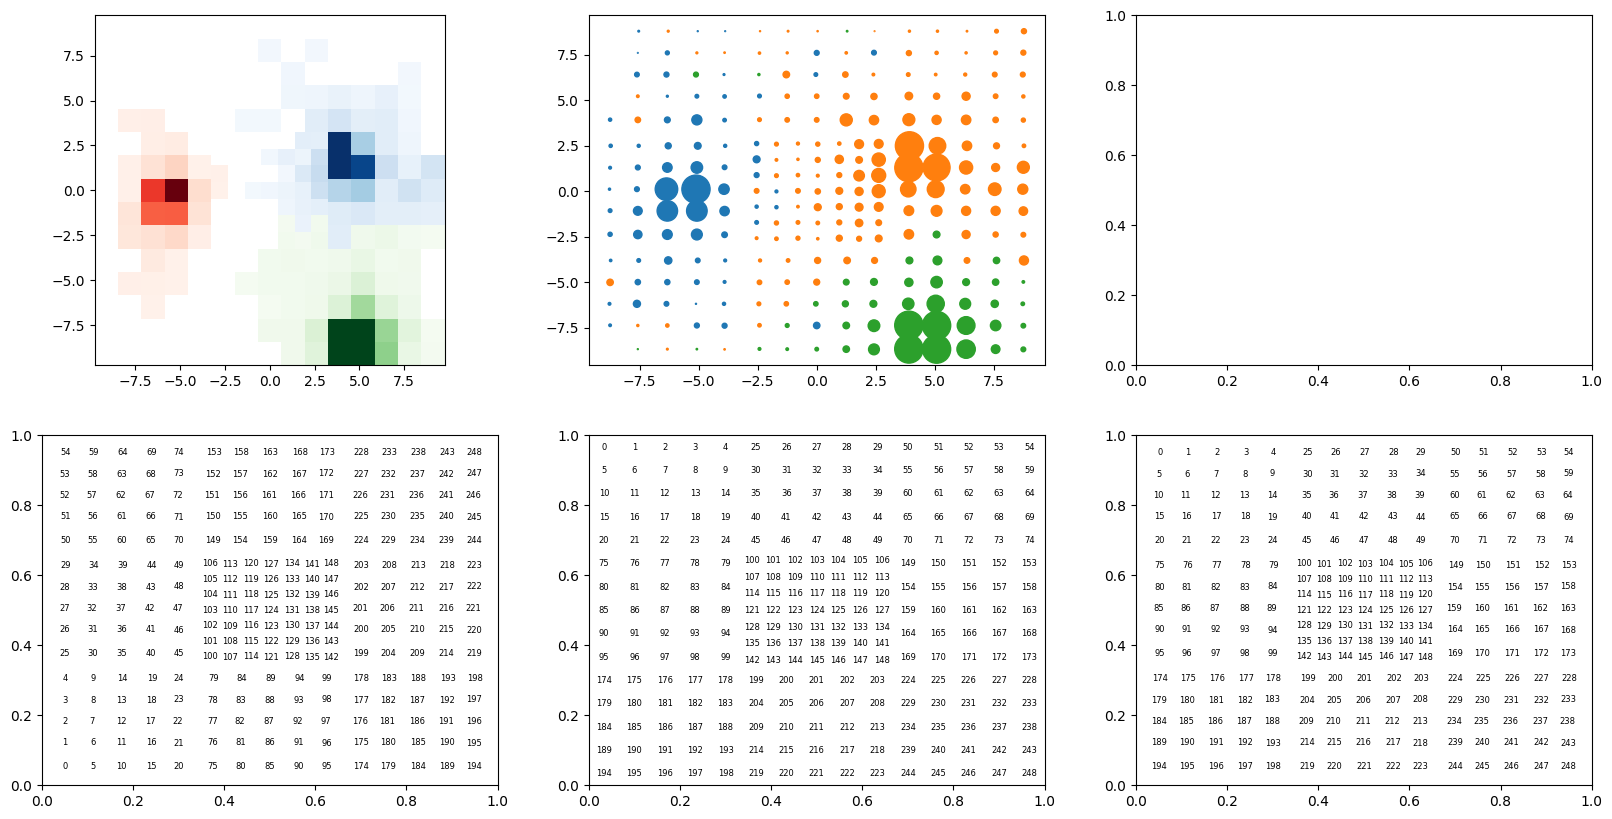

The script that saved this image:
import ROOT
from lib.focal import FocalH
from lib.modified_aggregation import ModifiedAggregation
import numpy as np
import lib.base_nn as BNN
import matplotlib.pyplot as plt


def centroid(vertices):
    xmin = vertices[:,0].min()
    xmax = vertices[:,0].max()
    ymin = vertices[:,1].min()
    ymax = vertices[:,1].max()
    return ((xmax+xmin)/2).astype(np.float32), ((ymax+ymin)/2).astype(np.float32)

def main():
    filename = "data/E150_P3_N100.root"
    tfile = ROOT.TFile(filename, "READ")
    ttree = tfile.Get("EventsTree")
    Nentries = ttree.GetEntries()
    ttree.GetEntry(0)

    npx = np.array(ttree.x, dtype=np.float32)
    npy = np.array(ttree.y, dtype=np.float32)
    npval = np.array(ttree.value, dtype=np.float32)
    nplab = np.array(ttree.labels, dtype=np.int32)
    npfracs = np.array(ttree.fractions, dtype=np.float32)

    dataloader = BNN.Data()
    labels = dataloader.get_major_labels(nplab, npfracs, 3)

    adj = np.load("p2_adj.npy")
    idx = np.load("p2_cell_idx.npy")
    iadj = np.load("p2_sim_adj_map2.npy")
    #inv = np.argsort(iadj)
    foc = FocalH()


    # Use foc.search()
    correct_order = np.zeros(249,dtype=np.int32)
    for i in range(249):
        correct_order[i] = foc.search(npx[i], npy[i])

    print(f"orig max: {npval.argmax()}, mapped max: {npval[iadj].argmax()}")
    print(f"orig pos: {npx[npval.argmax()]}, {npy[npval.argmax()]}")

    for i,e in enumerate(iadj):
        # something with idx[iadj][i]
        print(f"map {i} to {e}. Value: {npval[i]}. Mapped value: {npval[iadj][i]}. Somehow: {iadj[idx][i]}")

    ma = ModifiedAggregation(800, 100)
    cl,_ = ma.run(adj, npval[iadj])

    fig, ax = plt.subplots(nrows=2,ncols=3, figsize=(20,10))

    #foc.heatmap(npval[correct_order], labels[correct_order], ax=ax[0])
    #foc.heatmap(npval[iadj][iadj][iadj], cl[iadj][iadj], npx, npy, ax=ax[0][0])
    #foc.heatmap(npval[inv], labels[inv], npx, npy, ax=ax[0][0])
    foc.heatmap(npval[iadj], cl, ax=ax[0][0])

    # THREE TIMES TO TRANSFORM CORRECTLY

    for l in set(labels):
        mask = labels == l
        ax[0][1].scatter(npx[mask],npy[mask],s=npval[mask]/10)

    for i in range(249):
        w = foc.detector_width
        c = centroid(foc.paths[i].vertices)
        ax[1][0].text(npx[i]/w + 0.5,npy[i]/w + 0.5,str(i),fontsize=6,horizontalalignment='center',verticalalignment='center')
        ax[1][1].text(c[0]/w + 0.5,c[1]/w + 0.5,str(i),fontsize=6,horizontalalignment='center',verticalalignment='center')
        #ax[1][1].text(npx[i]/w + 0.5,npy[i]/w + 0.5,str(foc.search(npx[i],npy[i])),fontsize=6,horizontalalignment='center',verticalalignment='center')
        ax[1][2].text(npx[iadj][i]/w + 0.5,npy[iadj][i]/w + 0.5,str(i),fontsize=6,horizontalalignment='center',verticalalignment='center')


    fig.savefig("heatmap_test.png", bbox_inches="tight")



    print("testing heatmap")

main()
